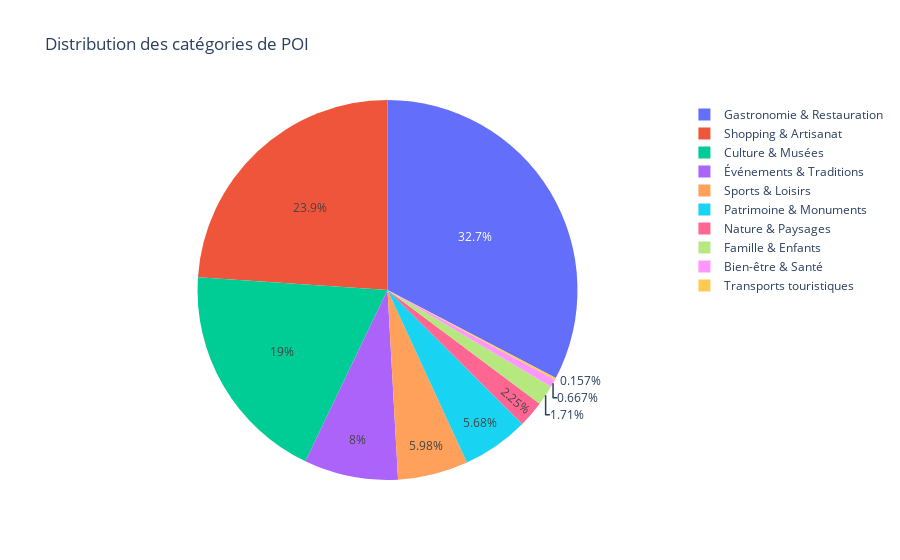

The notebook cell this image was saved under:
### Code cell
import plotly.express as px

#fig = px.histogram(df_main_cat, x="main_category", y="count", title="Distribution des catégories de POI")
fig = px.pie(df_main_cat, values="count", names="main_category", title="Distribution des catégories de POI")
fig.show()

### Figure 1 — Plotly figure (JSON) as saved in the notebook; plotly's stock layout.template omitted (floating-point values rounded to 4 significant figures)
{"data": [{"domain": {"x": [0, 1], "y": [0, 1]}, "hovertemplate": "main_category=%{label}<br>count=%{value}<extra></extra>", "labels": ["Gastronomie & Restauration", "Shopping & Artisanat", "Culture & Musées", "Événements & Traditions", "Sports & Loisirs", "Patrimoine & Monuments", "Nature & Paysages", "Famille & Enfants", "Bien-être & Santé", "Transports touristiques"], "legendgroup": "", "name": "", "showlegend": true, "type": "pie", "values": [68053, 49844, 39486, 16654, 12454, 11835, 4676, 3563, 1389, 326]}], "layout": {"legend": {"tracegroupgap": 0}, "title": {"text": "Distribution des catégories de POI"}}}
